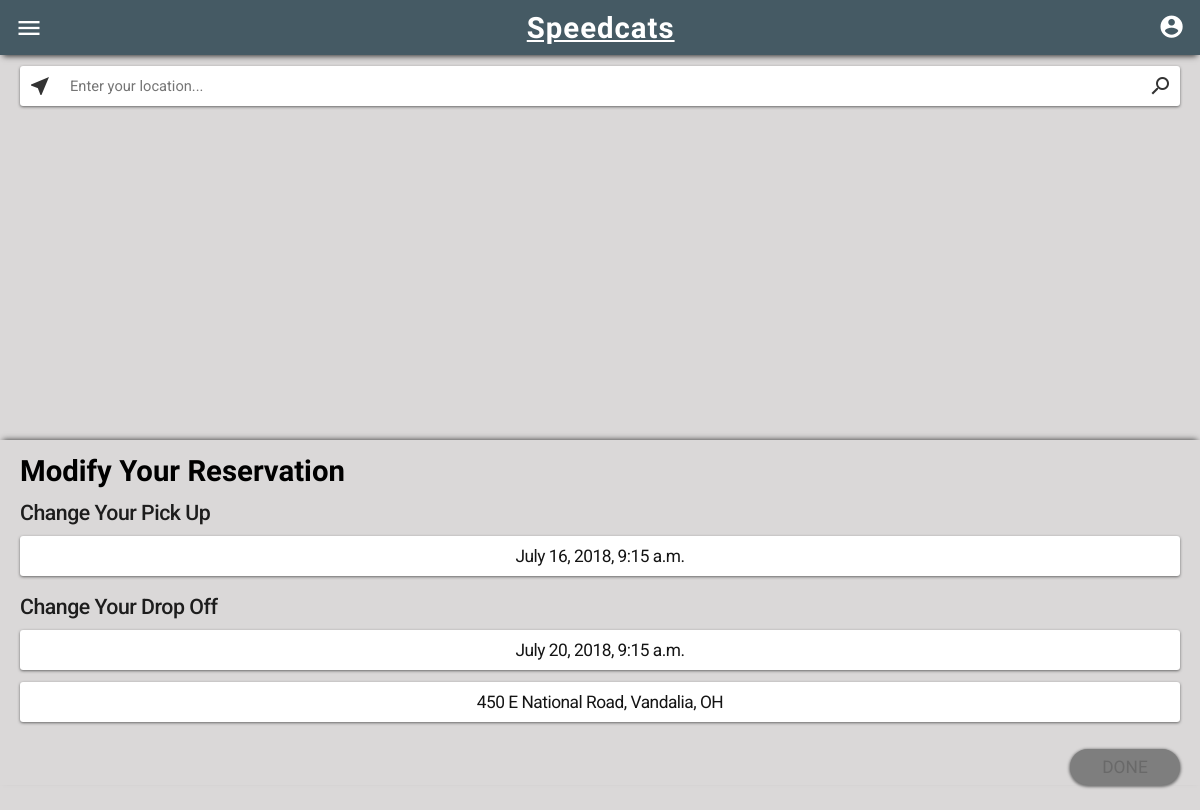
/inventory/reservation/2/modify/ (signed in), run on an earlier commit of the app's database.
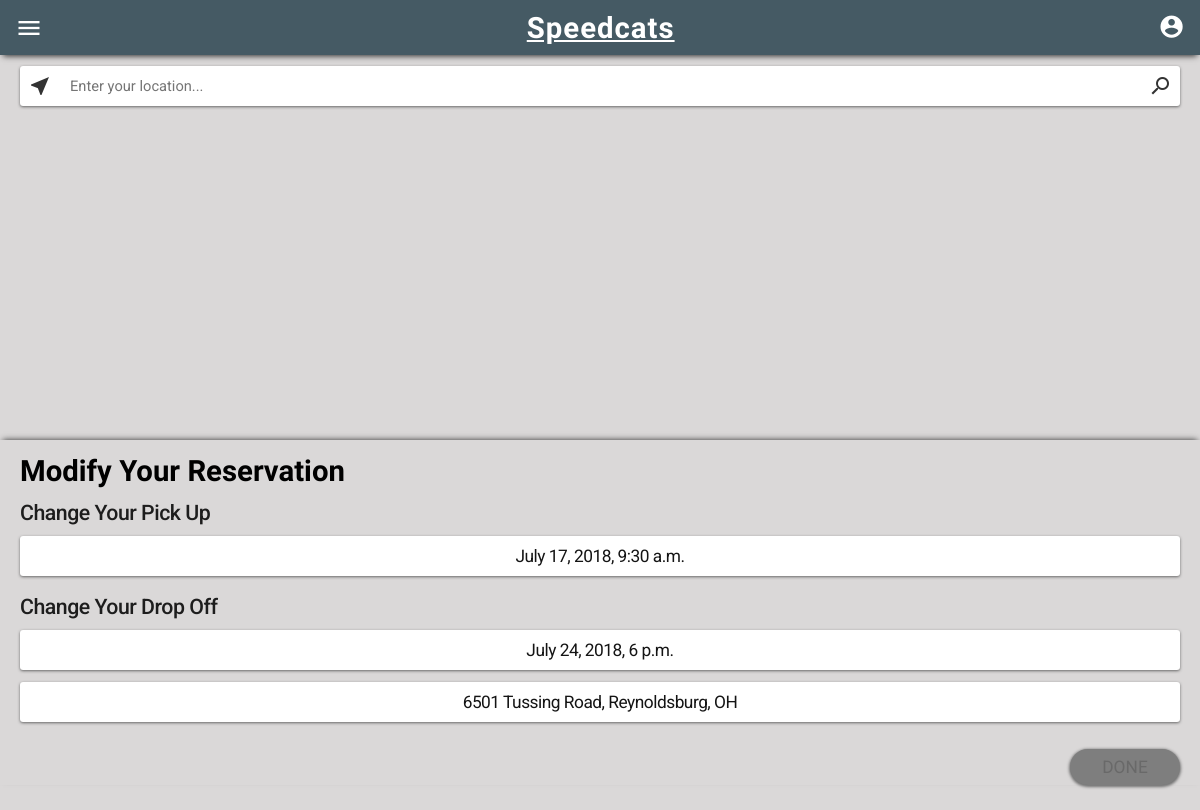
And on a later commit of the database.
### inventory/models.py (models this page shows, shortened)
class Reservation(models.Model):
	user = models.ForeignKey(settings.AUTH_USER_MODEL, on_delete=models.CASCADE, related_name="reservations")
	vehicle = models.ForeignKey(Vehicle, on_delete=models.CASCADE)
	pick_up_time = models.DateTimeField(blank=False, null=False)
	pick_up_location = models.ForeignKey(Store, on_delete=models.CASCADE, related_name='pick_up_store')
	drop_off_time = models.DateTimeField(blank=False, null=False)
	drop_off_location = models.ForeignKey(Store, on_delete=models.CASCADE, related_name='drop_off_store')
	subtotal = models.DecimalField(max_digits=8, decimal_places=2, null=True)
	tax = models.DecimalField(max_digits=8, decimal_places=2, null=True)
	total = models.DecimalField(max_digits=8, decimal_places=2, null=True)
	miles_driven = models.IntegerField(null=True, blank=True)
	"""
	@property
	def active(self):
		now = datetime.datetime.utcnow()
		if self.pick_up_time < now and now < self.drop_off_time:
			return True
		return False
	"""
	@property
	def status(self):
		pick_up_time = self.pick_up_time
		drop_off_time = self.drop_off_time
		now = datetime.datetime.utcnow().replace(tzinfo=pytz.UTC)
		if pick_up_time > now:
			return 'Upcoming'
		elif drop_off_time > now:
			return 'In Progress'
		elif now > drop_off_time:
			return 'Completed'

class Store(models.Model):
	ID = models.IntegerField(primary_key=True)
	address = models.CharField(max_length=100)
	city = models.CharField(max_length=50)
	state = models.CharField(max_length=2)
	zipcode = models.IntegerField()
	phone = models.CharField(max_length=10)
	email = models.EmailField(max_length=254)
	def __str__(self):
		return self.address + ', ' + self.city + ', ' + self.state

### inventory/views.py (the view)
# urls.py: path('reservation/<int:reservationID>/modify/', views.modify, name='modify'),
@login_required
def modify(request, reservationID):
	reservation = Reservation.objects.get(pk=reservationID)
	context = {
		"reservation":reservation
	}
	if request.user == reservation.user:
		return render(request, 'inventory/modify.html', context)

### inventory/models.py (called while the page is built)
	def __str__(self):
		return str(self.year) + ' ' + self.make + ' ' + self.model

### inventory/templates/inventory/modify.html (shortened to what this page needs)
{% extends "base_generic.html" %}
{% load static %}
{% block content %}
<div id="mapcontainer">
    <div id="map"></div>
    <div id="searchbox">
        <i class="button material-icons" id="locatebutton">near_me</i>
        <input id="locationsearch" placeholder="Enter your location..." type="text">
        <i class="button material-icons" id="searchbutton">search</i>
    </div>
</div>
<div id="infocontainer">
    <h2 class="header" id="locationheader">Modify Your Reservation</h2>
    <form name="paymentlocation" id="modifylocation" action="{% url 'inventory:update' reservation.id %}" method="post">
        <div id="selectlocation">
            {% if reservation.status == "Upcoming" %}
            <h3>Change Your Pick Up</h3>
            <div id="pickuptime" class="selectcard">
                <p id="pickuptimetext">{{ reservation.pick_up_time }}</p>
            </div>
            {% endif %}
            <h3>Change Your Drop Off</h3>
            <div id="dropofftime" class="selectcard">
                <p id="dropofftimetext">{{ reservation.drop_off_time }}</p>
            </div>
            <div id="dropofflocation" class="selectcard" style="display: block;">
                <p id="dropoffloctext">{{ reservation.drop_off_location }}</p>
            </div>
        </div>
        <div id="modifybutton" class="roundbutton">
            <p>DONE</p>
        </div>
    </form>
</div>
{% endblock %}

What changed in the data, as far as the page shows it:
changed Reservation: pick_up_time "July 16, 2018, 9:15 a.m." → "July 17, 2018, 9:30 a.m."; drop_off_time "July 20, 2018, 9:15 a.m." → "July 24, 2018, 6 p.m."; drop_off_location "450 E National Road, Vandalia, OH" → "6501 Tussing Road, Reynoldsburg, OH"
